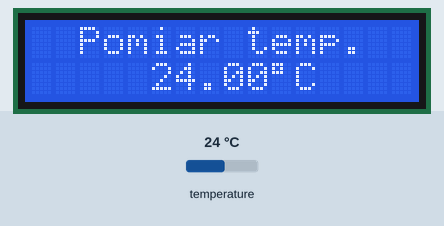
This sketch was run on a simulated Arduino Uno, built with avr-gcc and run on an emulated ATmega328P. Shown: 16×2 character LCD. The test bench sets the inputs (shaded band); at power-on: temperature 24 °C.

Above: at 1.5 s.
1.6 s: temperature set to 12 °C
At 2.4 s:
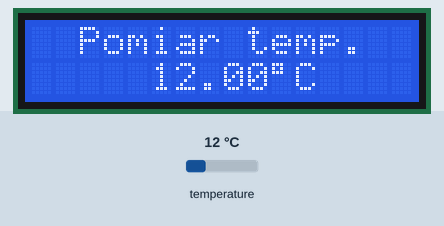
3.3 s: temperature set to 19 °C
At 4.7 s:
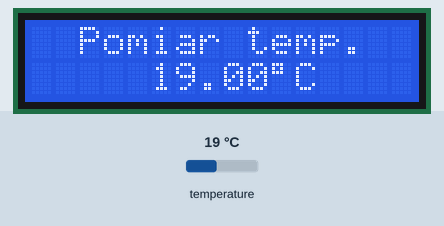
5.0 s: temperature set to 28 °C
At 6.1 s:
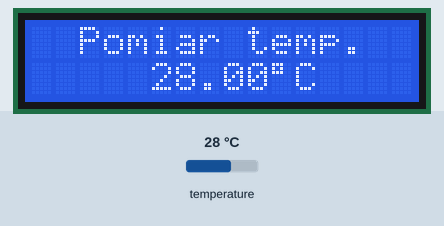
Timing chart, 0 to 8.0 s (numbered marks = the images above; inputs shaded):
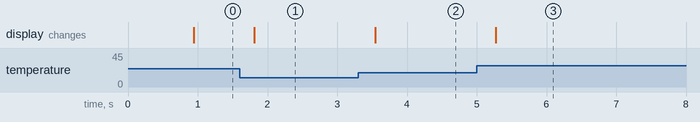

The sketch:

termometr.ino
```cpp
#include <LiquidCrystal.h>
#include <OneWire.h>
#include <DallasTemperature.h>

#define ONE_WIRE_BUS 6
OneWire oneWire(ONE_WIRE_BUS);
DallasTemperature sensors(&oneWire);

const int rs = 12, en = 11, d4 = 5, d5 = 4, d6 = 3, d7 = 2;
LiquidCrystal lcd(rs, en, d4, d5, d6, d7);

void setup() {

  lcd.begin(16, 2);
  // Print a message to the LCD.
  lcd.setCursor(2, 0);
  lcd.print("Pomiar temp.");
  sensors.begin();
}

void loop() {
  delay(100);
  sensors.requestTemperatures();
  lcd.setCursor(5, 1);
  lcd.print(sensors.getTempCByIndex(0));
  lcd.setCursor(10, 1);
  lcd.print((char)223);
  lcd.setCursor(11, 1);
  lcd.print("C");


}
```

Measured:
- after the input at 1.6 s, the display: changes after 0.21 s (image 1)
- after the input at 3.3 s, the display: changes after 0.24 s (image 2)
- after the input at 5.0 s, the display: changes after 0.27 s (image 3)
